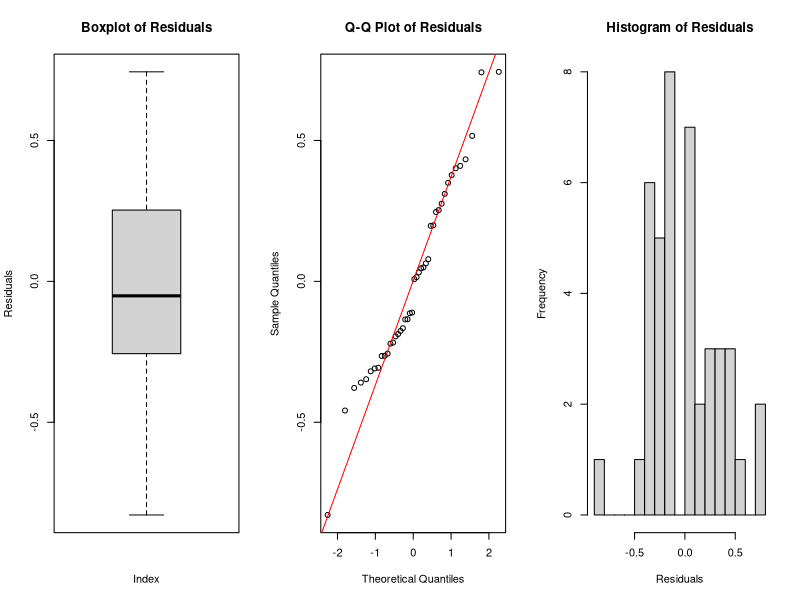
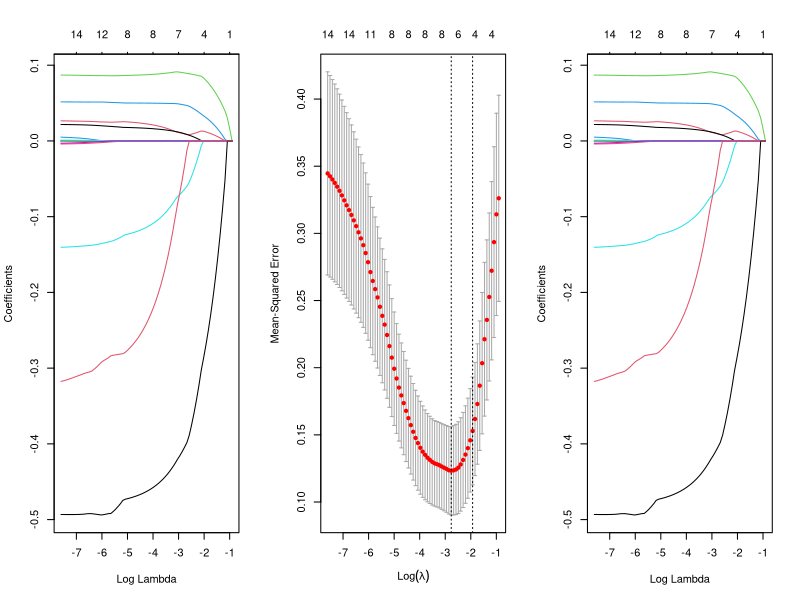

Source code (R) for these figures, in order:
## ---- chunk 1
knitr::opts_chunk$set(echo = TRUE)
set.seed(333)
library(lme4)
library(Matrix)
library(carData)
library(ggplot2)
library(glmnet)
options(digits=3)
## ---- chunk 2
birthweight_data=read.csv(file="Birthweight.csv",header=TRUE)
## ---- chunk 3
final_model = lm(Birthweight ~ Headcirc + Gestation, data=birthweight_data)
summary(final_model)

## ---- chunk 4
residuals = residuals(final_model)
test_results_sw = shapiro.test(residuals)
cat("The p-value of the Shapiro-Wilk test is:", test_results_sw$p.value)
## ---- chunk 5
par(mfrow = c(1, 3))
boxplot(residuals, main = "Boxplot of Residuals", ylab = "Residuals", xlab = "Index")
qqnorm(residuals, main = "Q-Q Plot of Residuals")
qqline(residuals, col = "red")
hist(residuals, main = "Histogram of Residuals", xlab = "Residuals", breaks = 20)
## ---- chunk 6
fitted_values = fitted(final_model)
average_values = data.frame(
  Headcirc = mean(birthweight_data$Headcirc, na.rm = TRUE),
  Gestation = mean(birthweight_data$Gestation, na.rm = TRUE)
)

confidence_intervals = predict(final_model, newdata = average_values, interval =
                                 "confidence", level = 0.95)

prediction_intervals = predict(final_model, newdata = average_values, interval = 
                                 "prediction", level = 0.95)

print(fitted_values)
print("95% Confidence Intervals for the Mean Response:")
print(confidence_intervals)
print("95% Prediction Intervals for a New Observation:")
print(prediction_intervals)
## ---- chunk 7
x=as.matrix(birthweight_data[,-3]) # remove the response variable
y=as.double(as.matrix(birthweight_data[,3])) # only the response variable
train=sample(1:nrow(x),0.67*nrow(x)) # train by using 2/3 of the data
x.train=x[train,]; y.train=y[train] # data to train
x.test=x[-train,]; y.test=y[-train] # data to test the prediction quality
lasso.mod=glmnet(x.train,y.train,alpha=1)
cv.lasso=cv.glmnet(x.train,y.train,alpha=1,type.measure='mse')
plot(lasso.mod,label=T,xvar="lambda") # have a look at the lasso path
plot(cv.lasso) # the best lambda by cross-validation
plot(cv.lasso$glmnet.fit,xvar="lambda",label=T)
lambda.min=cv.lasso$lambda.min; lambda.1se=cv.lasso$lambda.1se
coef(lasso.mod,s=cv.lasso$lambda.1se) # beta’s for the best lambda
y.pred=predict(lasso.mod,s=lambda.1se,newx=x.test) # predict for test
mse.lasso=mean((y.test-y.pred)^2) # mse for the predicted test rows
new_model = lm(Birthweight ~ Length + Headcirc + Gestation + lowbwt, data=birthweight_data)
summary(new_model)
summary(final_model)
## ---- chunk 8
summary(new_model)
summary(final_model)
## ---- chunk 9
awards_data=read.table(file="awards.txt",header=TRUE)
## ---- chunk 10
awards_data$prog = factor(awards_data$prog)
model = glm(num_awards ~ prog, family = poisson(link = "log"), data = awards_data)
summary(model)

new_data = data.frame(prog = factor(c(1, 2, 3)))
predicted_awards = predict(model, newdata = new_data, type = "response")

print(predicted_awards)
## ---- chunk 11
kruskal_test_result = kruskal.test(num_awards ~ prog, data = awards_data)
cat("The p-value of the Shapiro-Wilk test is:", kruskal_test_result$p.value)
## ---- chunk 12
awardsinteractionmath = glm(num_awards ~ factor(prog)*math, family="poisson", data=awards_data)
summary(awardsinteractionmath)

awardsmath = glm(num_awards ~ factor(prog)+math, family="poisson", data=awards_data)
summary(awardsmath)

# Create a new data frame for prediction with prog as numeric 1, 2, 3
new_data = data.frame(prog = factor(c(1, 2, 3), levels = c(1, 2, 3)),
                       math = 56)

# Predict the number of awards using the model
predictions = predict(awardsmath, newdata=new_data, type="response")

# Add predictions to the new_data dataframe for easy viewing
new_data$predicted_awards = predictions
print(new_data)
